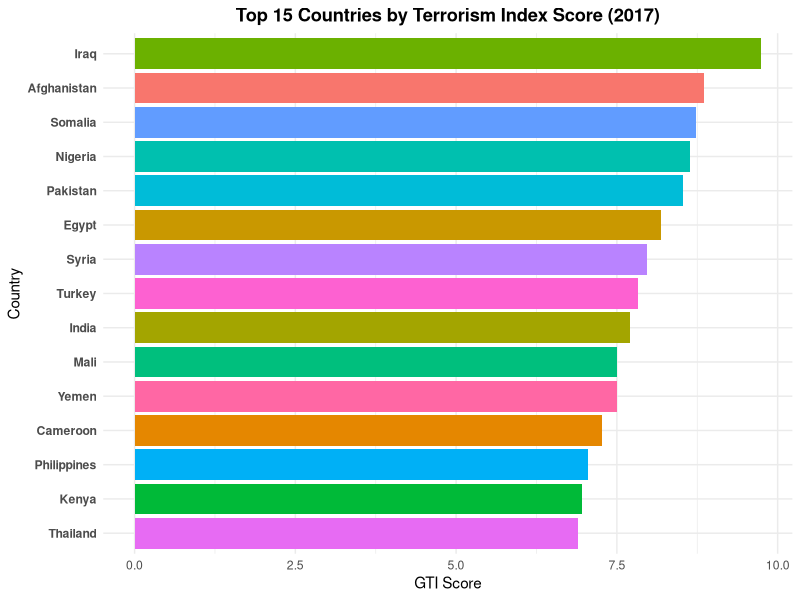
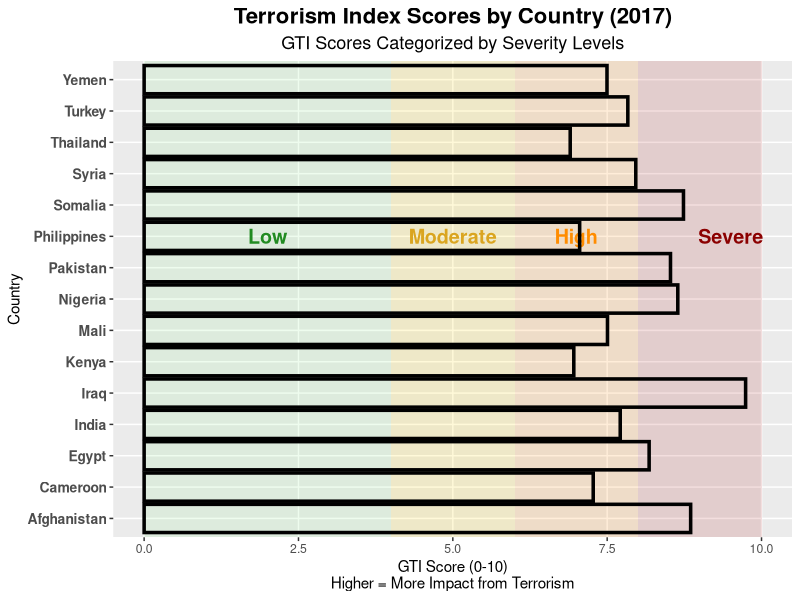
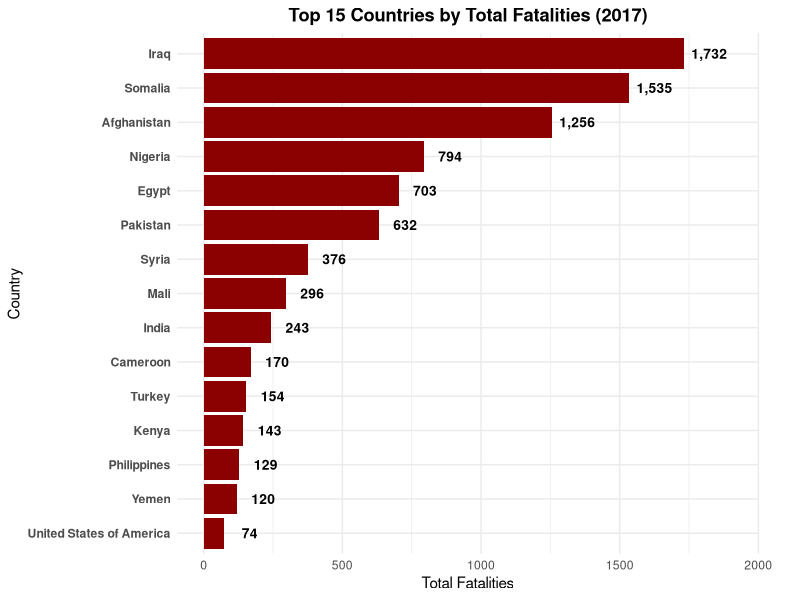
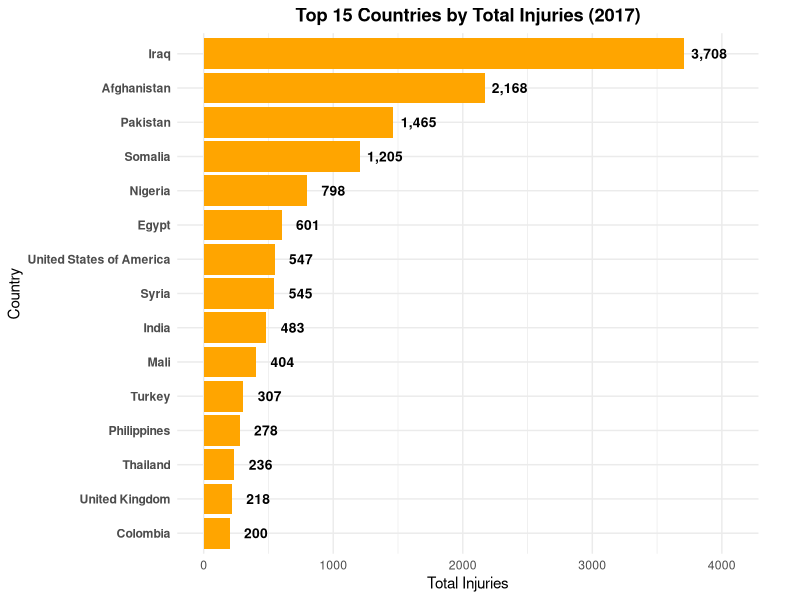
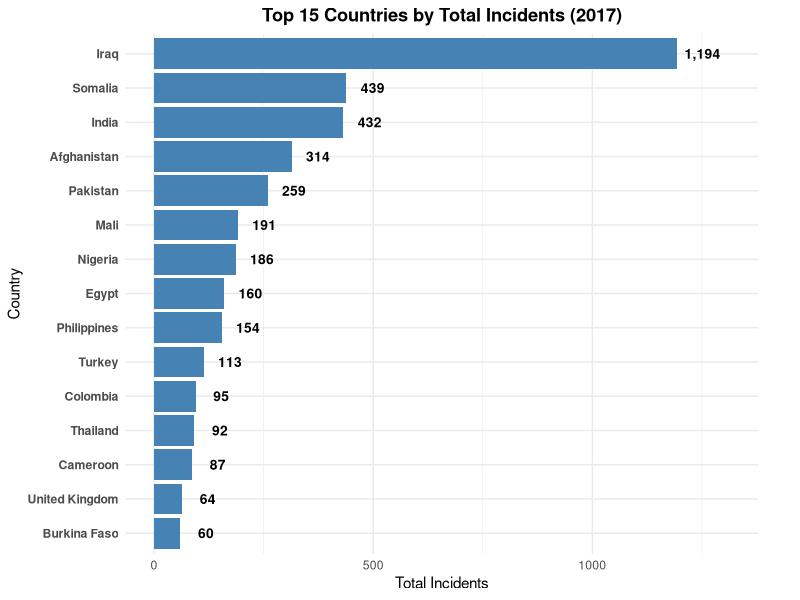
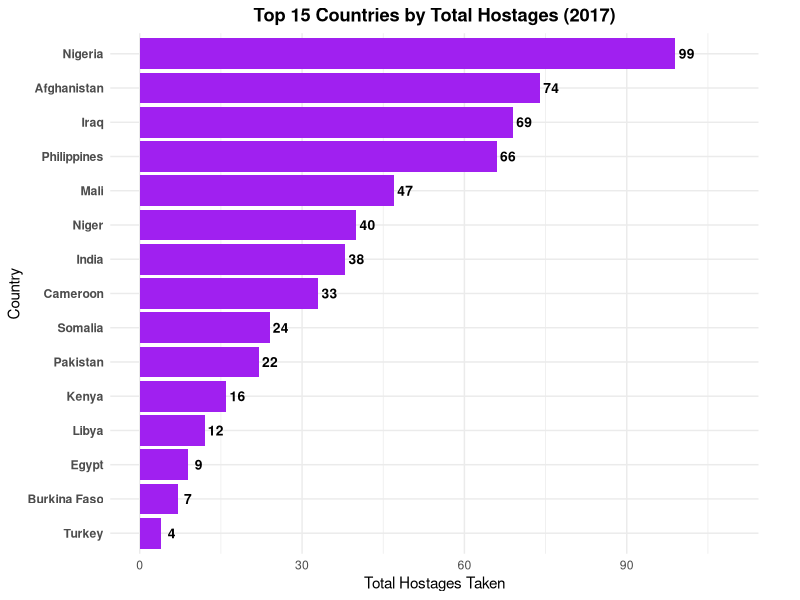
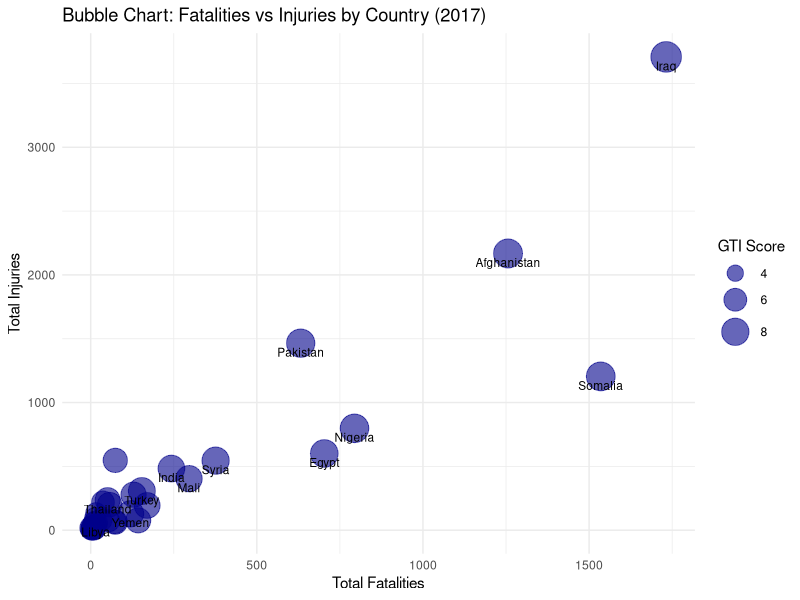

The R source for these figures, in order:
## ---- chunk 1
#| label: setup
#| message: false
#| warning: false
#| echo: false

library(readxl)
library(dplyr)
library(tidyr)
library(ggplot2)

# Load the data
df <- read_excel("data/Global Terrorism Index 2023.xlsx", sheet = "2017")

# Clean and filter the data
df_clean <- df %>%
  select(Country, Rank, Score, Incidents, Fatalities, Injuries, Hostages) %>%
  mutate(across(c(Score, Incidents, Fatalities, Injuries, Hostages), as.numeric))

# Filter top 15 countries based on 2017 score
top15 <- df_clean %>%
  arrange(desc(Score)) %>%
  slice(1:15)

## ---- chunk 2
#| label: overall-trend
#| fig-cap: "GTI Scores for Top 15 Most Affected Countries (2017)"

# Plot the data
ggplot(top15, aes(x = reorder(Country, Score), y = Score, fill = Country)) +
  geom_col() +
  coord_flip() +
  labs(title = "Top 15 Countries by Terrorism Index Score (2017)",
       y = "GTI Score", x = "Country") +
  theme_minimal() +
  theme(
    plot.title = element_text(hjust = 0.5, face = "bold"),
    axis.text.y = element_text(face = "bold"),
    legend.position = "none"
  )
## ---- chunk 3
#| label: country-severity
#| fig-cap: "Terrorism Index Trends by Country (2017), with Severity Levels"
#| fig-width: 12
#| fig-height: 8

# Plot the data for top 15 countries
ggplot(top15, aes(x = Country, y = Score)) +
  # Severity background bands (more visible)
  annotate("rect", xmin = -Inf, xmax = Inf, ymin = 8, ymax = 10,
           fill = "#B22222", alpha = 0.15) +
  annotate("rect", xmin = -Inf, xmax = Inf, ymin = 6, ymax = 8,
           fill = "#FF8C00", alpha = 0.15) +
  annotate("rect", xmin = -Inf, xmax = Inf, ymin = 4, ymax = 6,
           fill = "#FFD700", alpha = 0.15) +
  annotate("rect", xmin = -Inf, xmax = Inf, ymin = 0, ymax = 4,
           fill = "#90EE90", alpha = 0.15) +

  # Add labels to indicate severity zones
  annotate("text", x = 10, y = 9.5, label = "Severe", color = "#8B0000", size = 5, fontface = "bold") +
  annotate("text", x = 10, y = 7, label = "High", color = "#FF8C00", size = 5, fontface = "bold") +
  annotate("text", x = 10, y = 5, label = "Moderate", color = "#DAA520", size = 5, fontface = "bold") +
  annotate("text", x = 10, y = 2, label = "Low", color = "#228B22", size = 5, fontface = "bold") +

  # Main bar chart
  geom_bar(stat = "identity", fill = NA, color = "#000000", linewidth = 1.2) +
  
  # Flip coordinates for better readability
  coord_flip() +
  
  scale_x_discrete() +
  
  # Labels and titles
  labs(
    title = "Terrorism Index Scores by Country (2017)",
    subtitle = "GTI Scores Categorized by Severity Levels",
    x = "Country",
    y = "GTI Score (0-10)\nHigher = More Impact from Terrorism"
  ) +
  
  theme(
    plot.title = element_text(size = 16, face = "bold", hjust = 0.5),
    plot.subtitle = element_text(size = 13, hjust = 0.5),
    axis.text.y = element_text(size = 10, face = "bold"),
    panel.grid.minor = element_blank(),
    legend.position = "none"
  )

## ---- chunk 4
#| label: fatalities
#| fig-cap: "Countries with Highest Terrorism-Related Fatalities (2017)"
#| warning: false

top_deaths <- df_clean %>%
  arrange(desc(Fatalities)) %>%
  select(Country, Fatalities) %>%
  slice_head(n = 15)

ggplot(top_deaths, aes(x = reorder(Country, Fatalities), y = Fatalities)) +
  geom_col(fill = "darkred") +
  # Add value labels at the end of each bar
  geom_text(aes(label = format(Fatalities, big.mark = ",")),
            hjust = -0.2, color = "black", fontface = "bold", size = 3.5) +
  coord_flip(clip = "off") +  # Prevent clipping of labels
  scale_y_continuous(limits = function(x) c(0, x[2] * 1.1)) +  # Expand y-axis to make room for labels
  labs(title = "Top 15 Countries by Total Fatalities (2017)",
       x = "Country", y = "Total Fatalities") +
  theme_minimal() +
  theme(
    plot.title = element_text(face = "bold", hjust = 0.5),
    axis.text.y = element_text(face = "bold"),
    plot.margin = margin(5.5, 30, 5.5, 5.5)  # Add right margin for labels
  )
## ---- chunk 5
#| label: injuries
#| fig-cap: "Countries with Highest Terrorism-Related Injuries (2017)"
#| warning: false

top_injuries <- df_clean %>%
  arrange(desc(Injuries)) %>%
  select(Country, Injuries) %>%
  slice_head(n = 15)

ggplot(top_injuries, aes(x = reorder(Country, Injuries), y = Injuries)) +
  geom_col(fill = "orange") +
  # Add value labels at the end of each bar
  geom_text(aes(label = format(Injuries, big.mark = ",")),
            hjust = -0.2, color = "black", fontface = "bold", size = 3.5) +
  coord_flip(clip = "off") +  # Prevent clipping of labels
  scale_y_continuous(limits = function(x) c(0, x[2] * 1.1)) +  # Expand y-axis to make room for labels
  labs(title = "Top 15 Countries by Total Injuries (2017)",
       x = "Country", y = "Total Injuries") +
  theme_minimal() +
  theme(
    plot.title = element_text(face = "bold", hjust = 0.5),
    axis.text.y = element_text(face = "bold"),
    plot.margin = margin(5.5, 30, 5.5, 5.5)  # Add right margin for labels
  )
## ---- chunk 6
#| label: incidents
#| fig-cap: "Countries with Highest Number of Terrorist Incidents (2017)"
#| warning: false

top_incidents <- df_clean %>%
  arrange(desc(Incidents)) %>%
  select(Country, Incidents) %>%
  slice_head(n = 15)

ggplot(top_incidents, aes(x = reorder(Country, Incidents), y = Incidents)) +
  geom_col(fill = "steelblue") +
  # Add value labels at the end of each bar
  geom_text(aes(label = format(Incidents, big.mark = ",")),
            hjust = -0.2, color = "black", fontface = "bold", size = 3.5) +
  coord_flip(clip = "off") +  # Prevent clipping of labels
  scale_y_continuous(limits = function(x) c(0, x[2] * 1.1)) +  # Expand y-axis to make room for labels
  labs(title = "Top 15 Countries by Total Incidents (2017)",
       x = "Country", y = "Total Incidents") +
  theme_minimal() +
  theme(
    plot.title = element_text(face = "bold", hjust = 0.5),
    axis.text.y = element_text(face = "bold"),
    plot.margin = margin(5.5, 30, 5.5, 5.5)  # Add right margin for labels
  )
## ---- chunk 7
#| label: hostages
#| fig-cap: "Countries with Highest Number of Hostages in Terrorist Incidents (2017)"
#| warning: false

top_hostages <- df_clean %>%
  arrange(desc(Hostages)) %>%
  select(Country, Hostages) %>%
  slice_head(n = 15)

ggplot(top_hostages, aes(x = reorder(Country, Hostages), y = Hostages)) +
  geom_col(fill = "purple") +
  # Add value labels at the end of each bar
  geom_text(aes(label = format(Hostages, big.mark = ",")),
            hjust = -0.2, color = "black", fontface = "bold", size = 3.5) +
  coord_flip(clip = "off") +  # Prevent clipping of labels
  scale_y_continuous(limits = function(x) c(0, x[2] * 1.1)) +  # Expand y-axis to make room for labels
  labs(title = "Top 15 Countries by Total Hostages (2017)",
       x = "Country", y = "Total Hostages Taken") +
  theme_minimal() +
  theme(
    plot.title = element_text(face = "bold", hjust = 0.5),
    axis.text.y = element_text(face = "bold"),
    plot.margin = margin(5.5, 30, 5.5, 5.5)  # Add right margin for labels
  )
## ---- chunk 8
#| label: bubble-chart
#| fig-cap: "Multi-Dimensional Analysis of Terrorism Impact by Country (2017)"
#| fig-width: 11
#| fig-height: 8

bubble_data <- df_clean %>%
  group_by(Country) %>%
  select(Country, Fatalities, Injuries, Score) %>%
  filter(Fatalities > 0 & Injuries > 0)

ggplot(bubble_data, aes(x = Fatalities, y = Injuries, size = Score, label = Country)) +
  geom_point(alpha = 0.6, color = "darkblue") +
  geom_text(check_overlap = TRUE, size = 3, vjust = 1.5) +
  scale_size_continuous(range = c(2, 10)) +
  labs(title = "Bubble Chart: Fatalities vs Injuries by Country (2017)",
       x = "Total Fatalities", y = "Total Injuries", size = "GTI Score") +
  theme_minimal()
  theme(
    plot.title = element_text(face = "bold", hjust = 0.5),
    plot.subtitle = element_text(hjust = 0.5),
    legend.position = "right"
  )
